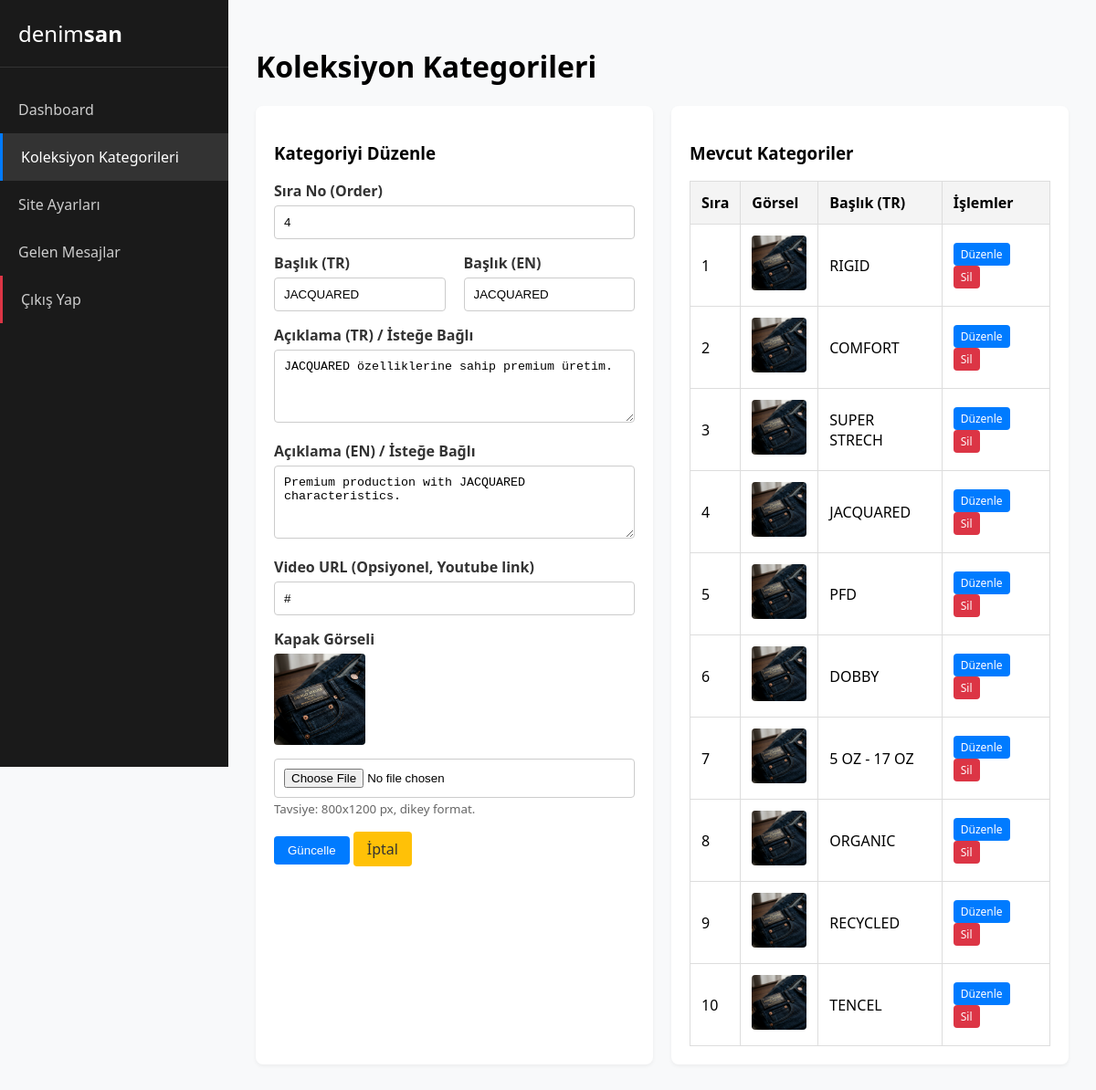
The app's page /admin/pages/categories.php?edit=4 (signed in) with its own data.
### tables this page shows
CREATE TABLE IF NOT EXISTS `collection_categories` (
  `id` INT AUTO_INCREMENT PRIMARY KEY,
  `title_tr` VARCHAR(255) NOT NULL,
  `title_en` VARCHAR(255) NOT NULL,
  `description_tr` TEXT,
  `description_en` TEXT,
  `cover_image` VARCHAR(255),
  `video_url` VARCHAR(255) DEFAULT NULL,
  `order_num` INT DEFAULT 0,
  `is_active` BOOLEAN DEFAULT TRUE,
  `created_at` TIMESTAMP DEFAULT CURRENT_TIMESTAMP,
  `updated_at` TIMESTAMP DEFAULT CURRENT_TIMESTAMP ON UPDATE CURRENT_TIMESTAMP
);

### admin/pages/categories.php (the view, shortened to what this page needs)
<?php
require_once '../../includes/db.php';
$editMode = isset($_GET['edit']);
$editId = $editMode ? (int)$_GET['edit'] : 0;
$catData = [
    'title_tr' => '', 'title_en' => '',
    'description_tr' => '', 'description_en' => '',
    'video_url' => '', 'order_num' => 0
];
if ($editMode) {
    $stmt = $pdo->prepare("SELECT * FROM collection_categories WHERE id = ?");
    $stmt->execute([$editId]);
    $catData = $stmt->fetch() ?: $catData;
}
$categories = $pdo->query("SELECT * FROM collection_categories ORDER BY order_num ASC")->fetchAll();
?>
<!DOCTYPE html>
<html lang="tr">
<head>
</head>
<body>
    <div class="sidebar">
        <div class="sidebar-logo">denim<strong>san</strong></div>
        <a href="../index.php" class="nav-link">Dashboard</a>
        <a href="categories.php" class="nav-link active">Koleksiyon Kategorileri</a>
        <a href="settings.php" class="nav-link">Site Ayarları</a>
        <a href="messages.php" class="nav-link">Gelen Mesajlar</a>
        <a href="../logout.php" class="nav-link" style="margin-top: auto; border-left: 3px solid #dc3545;">Çıkış Yap</a>
    </div>
    <div class="content">
        <h1>Koleksiyon Kategorileri</h1>
        <div class="grid-2">
            <div class="card">
                <h3><?= $editMode ? 'Kategoriyi Düzenle' : 'Yeni Kategori Ekle' ?></h3>
                <form method="POST" enctype="multipart/form-data">
                    <div class="form-group">
                        <label>Sıra No (Order)</label>
                        <input type="number" name="order_num" value="<?= htmlspecialchars($catData['order_num']) ?>" required>
                    </div>
                    <div class="grid-2">
                        <div class="form-group">
                            <label>Başlık (TR)</label>
                            <input type="text" name="title_tr" value="<?= htmlspecialchars($catData['title_tr']) ?>" required>
                        </div>
                        <div class="form-group">
                            <label>Başlık (EN)</label>
                            <input type="text" name="title_en" value="<?= htmlspecialchars($catData['title_en']) ?>" required>
                        </div>
                    </div>
                    <div class="form-group">
                        <label>Açıklama (TR) / İsteğe Bağlı</label>
                        <textarea name="description_tr"><?= htmlspecialchars($catData['description_tr']) ?></textarea>
                    </div>
                    <div class="form-group">
                        <label>Açıklama (EN) / İsteğe Bağlı</label>
                        <textarea name="description_en"><?= htmlspecialchars($catData['description_en']) ?></textarea>
                    </div>
                    <div class="form-group">
                        <label>Video URL (Opsiyonel, Youtube link)</label>
                        <input type="text" name="video_url" value="<?= htmlspecialchars($catData['video_url']) ?>">
                    </div>
                    <div class="form-group">
                        <label>Kapak Görseli</label>
                        <?php if($editMode && !empty($catData['cover_image'])): ?>
                            <div style="margin-bottom:10px;">
                                <img src="../../<?= $catData['cover_image'] ?>" alt="Current Image" class="img-preview">
                            </div>
                        <?php endif; ?>
                        <input type="file" name="cover_image" accept="image/*" <?= $editMode ? '' : 'required' ?>>
                        <small style="color:#666;">Tavsiye: 800x1200 px, dikey format.</small>
                    </div>
                    <button type="submit" class="btn"><?= $editMode ? 'Güncelle' : 'Ekle' ?></button>
                    <?php if($editMode): ?>
                        <a href="categories.php" class="btn btn-warning">İptal</a>
                    <?php endif; ?>
                </form>
            </div>
            <div class="card">
                <h3>Mevcut Kategoriler</h3>
                <table>
                    <thead>
                        <tr>
                            <th>Sıra</th>
                            <th>Görsel</th>
                            <th>Başlık (TR)</th>
                            <th>İşlemler</th>
                        </tr>
                    </thead>
                    <tbody>
                        <?php foreach($categories as $row): ?>
                        <tr>
                            <td><?= $row['order_num'] ?></td>
                            <td>
                                <?php if($row['cover_image']): ?>
                                    <img src="../../<?= $row['cover_image'] ?>" class="img-preview" style="max-width: 60px;">
                                <?php endif; ?>
                            </td>
                            <td><?= htmlspecialchars($row['title_tr']) ?></td>
                            <td>
                                <a href="categories.php?edit=<?= $row['id'] ?>" class="btn" style="padding: 4px 8px; font-size:12px;">Düzenle</a>
                                <a href="categories.php?delete=<?= $row['id'] ?>" class="btn btn-danger" style="padding: 4px 8px; font-size:12px;" onclick="return confirm('Silmek istediğinize emin misiniz?');">Sil</a>
                            </td>
                        </tr>
                        <?php endforeach; ?>
                    </tbody>
                </table>
            </div>
        </div>
    </div>
</body>
</html>

### admin/pages/categories.php (style rules this page uses)
body { font-family: 'Segoe UI', Tahoma, Geneva, Verdana, sans-serif; margin: 0; padding: 0; background-color: #f8f9fa; display: flex; }
.sidebar { width: 250px; background-color: #1a1a1a; color: white; min-height: 100vh; padding: 20px 0; position: fixed; }
.sidebar-logo { padding: 0 20px 20px; font-size: 24px; font-weight: 300; border-bottom: 1px solid #333; margin-bottom: 20px; }
.sidebar-logo strong { font-weight: 600; }
.nav-link { display: block; padding: 15px 20px; color: #ccc; text-decoration: none; transition: 0.3s; }
.nav-link:hover, .nav-link.active { background-color: #333; color: white; border-left: 3px solid #007bff; }
.content { margin-left: 250px; padding: 30px; width: calc(100% - 250px); box-sizing: border-box; }
.card { background: white; border-radius: 8px; box-shadow: 0 2px 4px rgba(0,0,0,0.05); padding: 20px; margin-bottom: 20px; }
.grid-2 { display: grid; grid-template-columns: 1fr 1fr; gap: 20px; }
.form-group { margin-bottom: 15px; }
label { display: block; font-weight: bold; margin-bottom: 5px; color: #333; }
input[type="text"], input[type="number"], textarea, input[type="file"] { width: 100%; padding: 10px; border: 1px solid #ccc; border-radius: 4px; box-sizing: border-box; }
textarea { height: 80px; resize: vertical; }
.btn { padding: 8px 15px; background-color: #007bff; color: white; border: none; border-radius: 4px; text-decoration: none; cursor: pointer; display: inline-block; }
.btn-danger { background-color: #dc3545; }
.btn-warning { background-color: #ffc107; color: #333; }
table { width: 100%; border-collapse: collapse; margin-top: 15px; }
th, td { padding: 12px; border: 1px solid #ddd; text-align: left; }
th { background-color: #f4f4f4; }
.img-preview { max-width: 100px; height: auto; border-radius: 4px; }

### records on screen
collection_categories: order_num "4", title_tr "JACQUARED", title_en "JACQUARED", description_tr "JACQUARED özelliklerine sahip premium üretim.", description_en "Premium production with JACQUARED characteristics.", video_url "#", cover_image (picture)
collection_categories: order_num "1", cover_image (picture), title_tr "RIGID"
collection_categories: order_num "2", cover_image (picture), title_tr "COMFORT"
collection_categories: order_num "3", cover_image (picture), title_tr "SUPER STRECH"
collection_categories: order_num "5", cover_image (picture), title_tr "PFD"
collection_categories: order_num "6", cover_image (picture), title_tr "DOBBY"
collection_categories: order_num "7", cover_image (picture), title_tr "5 OZ - 17 OZ"
collection_categories: order_num "8", cover_image (picture), title_tr "ORGANIC"
collection_categories: order_num "9", cover_image (picture), title_tr "RECYCLED"
collection_categories: order_num "10", cover_image (picture), title_tr "TENCEL"
